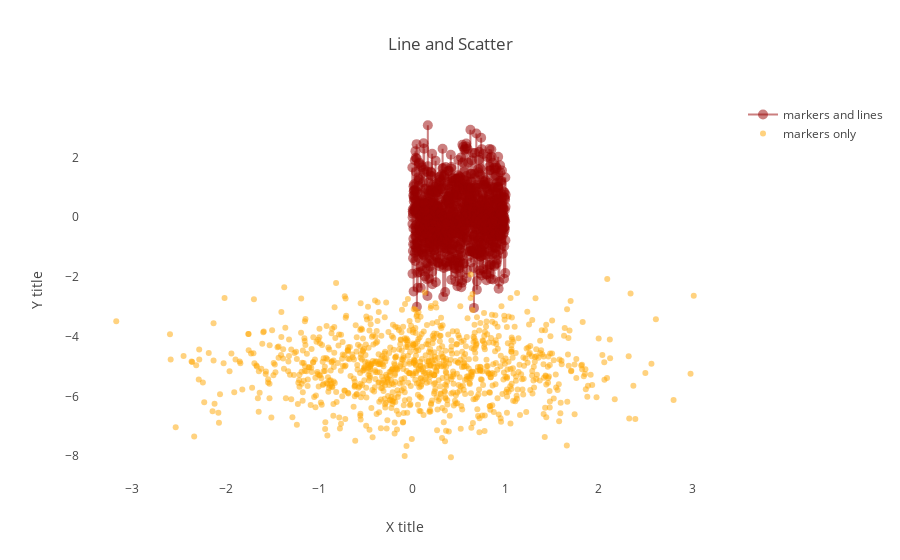

Notebook code for this chart:
### Markdown cell above
## Line with Scatter

### Code cell
from plotly.offline import plot, iplot
import plotly.graph_objs as go
from plotly.offline import init_notebook_mode
init_notebook_mode(connected=True)

import numpy as np
random_x_scatter = np.random.randn(1000)
random_x_line = np.linspace(0,1,1000)
random_y = np.random.randn(1000)

trace_1 = go.Scatter(
    x = random_x_line,
    y = random_y,
    mode = 'markers+lines',
    name = 'markers and lines',
    marker = dict(
        size = 10,
        color="rgba(152,0,0,0.5)"
    )
)

trace_2 = go.Scatter(
    x = random_x_scatter,
    y = random_y-5,
    mode = 'markers',
    name = 'markers only',
    marker = dict(
        color="rgba(255,165,0,0.5)"
    )
)

layout  = dict(title = "Line and Scatter",
			   xaxis = dict(
             title = "X title",
             showgrid=False,
             showline=False,
             zeroline=False
         ),
			   yaxis = dict(
             title = "Y title",
             showgrid=False,
             showline=False,
             zeroline=False
         )
			  )


data = [trace_1, trace_2]
figure = dict(data=data,layout=layout)
iplot(figure)

### Figure 1 — Plotly figure (JSON) as saved in the notebook; plotly's stock layout.template omitted (floating-point values rounded to 4 significant figures; data arrays with more than 128 entries replaced by an {"elided": "..."} marker saying what was removed)
{"data": [{"marker": {"color": "rgba(152,0,0,0.5)", "size": 10}, "mode": "markers+lines", "name": "markers and lines", "type": "scatter", "x": {"elided": "1000 float values"}, "y": {"elided": "1000 float values"}}, {"marker": {"color": "rgba(255,165,0,0.5)"}, "mode": "markers", "name": "markers only", "type": "scatter", "x": {"elided": "1000 float values"}, "y": {"elided": "1000 float values"}}], "layout": {"title": "Line and Scatter", "xaxis": {"showgrid": false, "showline": false, "title": "X title", "zeroline": false}, "yaxis": {"showgrid": false, "showline": false, "title": "Y title", "zeroline": false}}}
